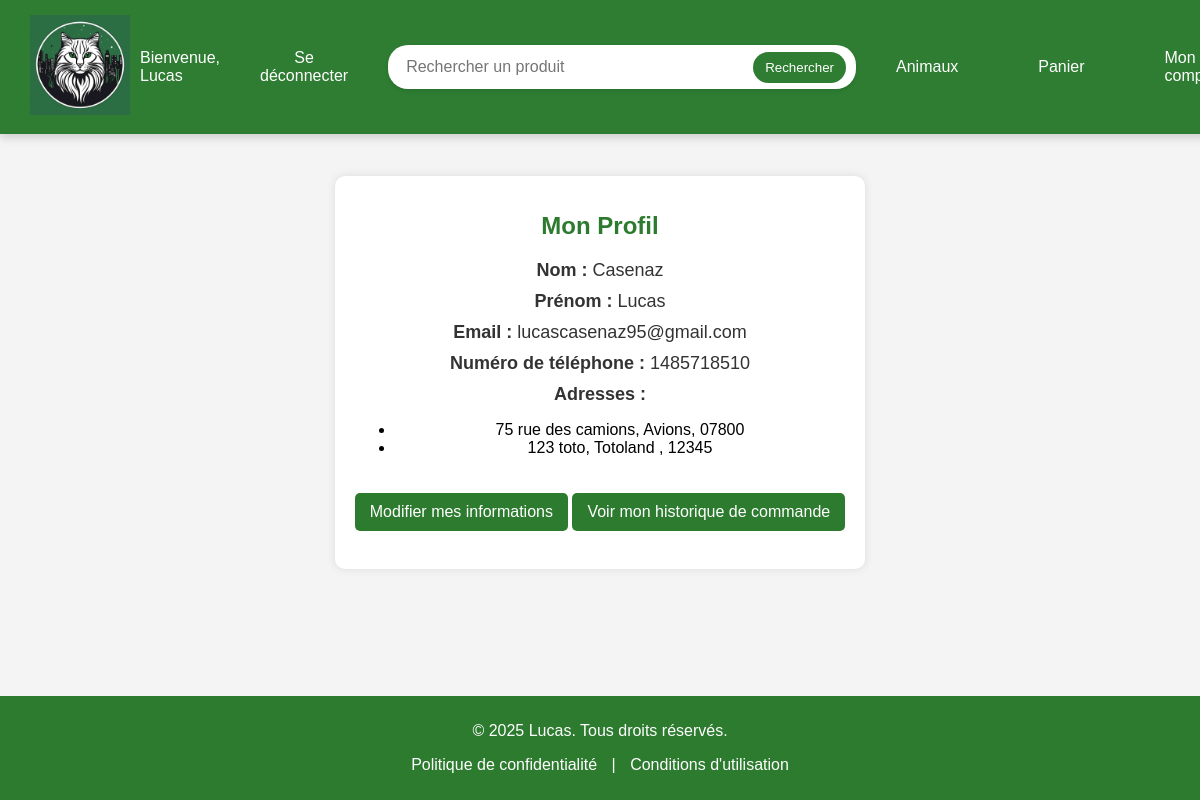
The page /view_account.php (signed in) on the database its author committed.
### tables this page shows
CREATE TABLE IF NOT EXISTS `users` (
  `idUser` int NOT NULL AUTO_INCREMENT,
  `firstname` varchar(30) NOT NULL,
  `lastname` varchar(30) NOT NULL,
  `email` varchar(100) NOT NULL,
  `password` varchar(100) NOT NULL,
  `phonenumber` varchar(10) NOT NULL,
  `etat_du_token` varchar(100) DEFAULT '0',
  `token` varchar(100) NOT NULL,
  `date_inscription` datetime NOT NULL DEFAULT CURRENT_TIMESTAMP,
  `adresseUsers` varchar(200) NOT NULL,
  PRIMARY KEY (`idUser`),
  UNIQUE KEY `unique_email` (`email`)
);

CREATE TABLE IF NOT EXISTS `adresse` (
  `idAdresse` int NOT NULL AUTO_INCREMENT,
  `idUsers` int NOT NULL,
  `adresseUsers` varchar(200) NOT NULL,
  PRIMARY KEY (`idAdresse`),
  KEY `index_isUsers` (`idUsers`)
);

### view_account.php (the view, shortened to what this page needs)
<?php
$servername = "localhost";
$dbname = "e_commerce_project";
$dbusername = "root";
$dbpassword = "";
$email = $_SESSION["email"];
try {
    $conn = new PDO("mysql:host=$servername;dbname=$dbname", $dbusername, $dbpassword);
    $conn->setAttribute(PDO::ATTR_ERRMODE, PDO::ERRMODE_EXCEPTION);
    $stmt = $conn->prepare("SELECT idUser, firstname, lastname, email, phonenumber FROM users WHERE email = :email");
    $stmt->bindParam(':email', $email);
    $stmt->execute();
    $user = $stmt->fetch(PDO::FETCH_ASSOC);
    if ($user) {
        $stmt = $conn->prepare("SELECT adresseUsers FROM adresse WHERE idUsers = :idUsers");
        $stmt->bindParam(':idUsers', $user['idUser']);
        $stmt->execute();
        $addresses = $stmt->fetchAll(PDO::FETCH_ASSOC);
    } else {
        echo "Utilisateur introuvable";
        exit;
    }
} catch (PDOException $e) {
    echo "Erreur : " . $e->getMessage();
}
?>
<!doctype html>
<html lang="fr">
<head>
    <link rel="stylesheet" href="style/view_account.css">
</head>
<body>
    <?php include "navbar.php" ?>
    <br><br><br><br><br><br><br>
    <div class="container">
        <h1>Mon Profil</h1>
        <p><strong>Nom :</strong> <?php echo htmlspecialchars($user['lastname']); ?></p>
        <p><strong>Prénom :</strong> <?php echo htmlspecialchars($user['firstname']); ?></p>
        <p><strong>Email :</strong> <?php echo htmlspecialchars($user['email']); ?></p>
        <p><strong>Numéro de téléphone :</strong> <?php echo htmlspecialchars($user['phonenumber']); ?></p>
        <p><strong>Adresses :</strong></p>
        <ul>
            <?php foreach ($addresses as $address): ?>
                <li><?php echo htmlspecialchars($address['adresseUsers']); ?></li>
            <?php endforeach; ?>
        </ul>
        <a href="account.php" class="information">Modifier mes informations</a>
        <a href="command_history.php" class="information">Voir mon historique de commande</a>
    </div>
    <?php include "footer.php" ?>
</body>
</html>

### style/view_account.css (style rules this page uses)
body { font-family: Arial, sans-serif; margin: 0; padding: 0; background-color: #f4f4f4; display: flex; flex-direction: column; min-height: 100vh; }
.container { flex: 1; max-width: 600px; margin: 50px auto; background: white; padding: 20px; border-radius: 10px; box-shadow: 0 0 10px rgba(0, 0, 0, 0.1); text-align: center; }
h1 { color: #2c7b2f; font-size: 24px; margin-bottom: 20px; }
.container p { font-size: 18px; margin: 10px 0; color: #333; }
.information { display: inline-block; margin-top: 20px; text-decoration: none; background-color: #2c7b2f; color: white; padding: 10px 15px; border-radius: 5px; font-size: 16px; transition: background 0.3s; }

### style/navbar.css (style rules this page uses)
body { margin-top: 200px; }

### style/footer.css (style rules this page uses)
body { display: flex; flex-direction: column; min-height: 100vh; margin: 0; }

### rows shown on the page
users: lastname "Casenaz", firstname "Lucas", email "lucascasenaz95@gmail.com", phonenumber "1485718510"
adresse: adresseUsers "75 rue des camions, Avions, 07800"
adresse: adresseUsers "123 toto, Totoland , 12345"

### other values the page prints
$_SESSION['firstname'] "Lucas"
